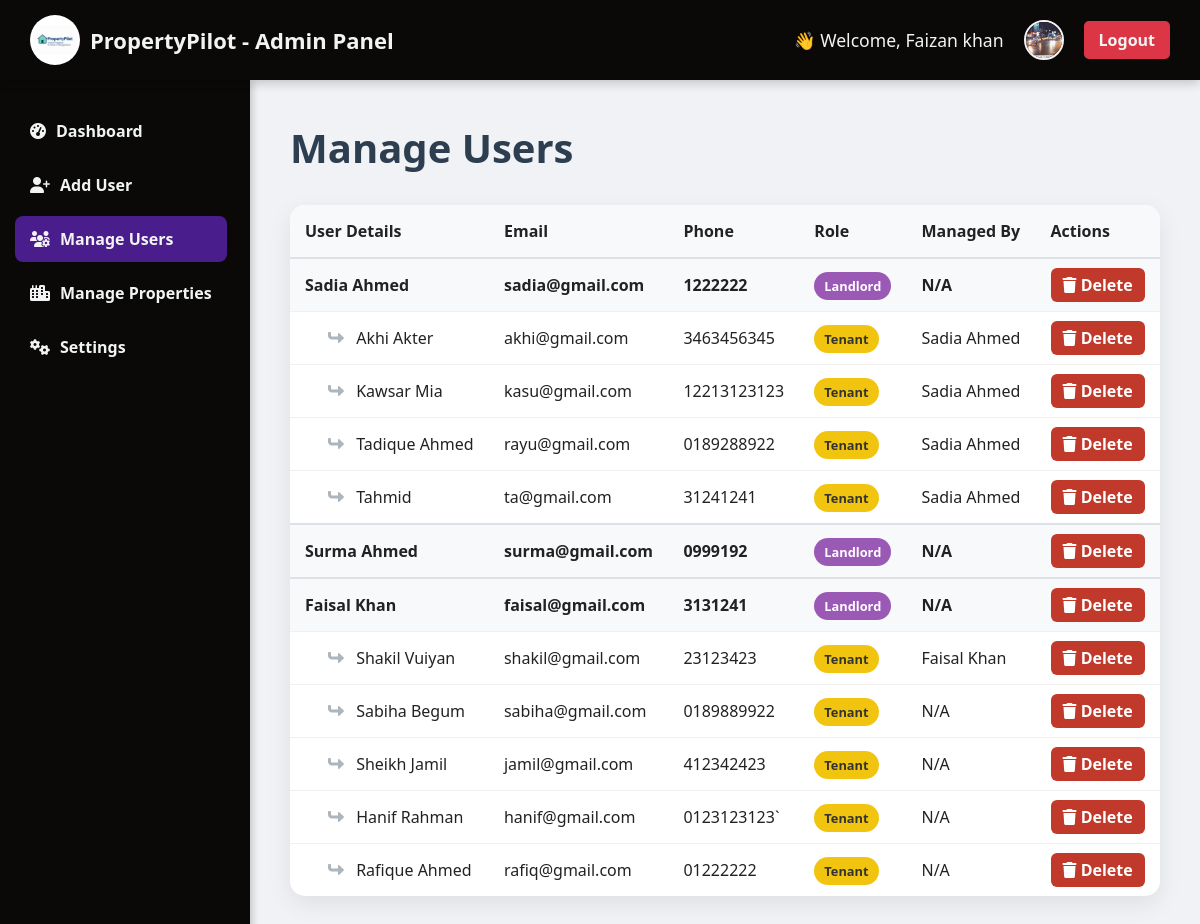
Page /admin_manage_users.php (signed in) on the committed database.
### tables this page shows
CREATE TABLE `users` (
  `id` int(11) NOT NULL,
  `fullName` varchar(100) NOT NULL,
  `email` varchar(100) NOT NULL,
  `phoneNumber` varchar(20) DEFAULT NULL,
  `password` varchar(255) NOT NULL,
  `profilePhoto` varchar(255) DEFAULT NULL,
  `nationalId` varchar(50) NOT NULL,
  `userRole` enum('landlord','tenant','admin') NOT NULL,
  `created_at` timestamp NOT NULL DEFAULT current_timestamp()
);

CREATE TABLE `addtenants` (
  `tenant_id` int(11) NOT NULL,
  `landlord_id` int(11) DEFAULT NULL,
  `name` varchar(100) NOT NULL,
  `apartment_no` varchar(50) NOT NULL,
  `monthly_rent` decimal(10,2) NOT NULL,
  `family_members` int(11) DEFAULT NULL,
  `additional_info` text DEFAULT NULL
);

### admin_manage_users.php (the view, shortened to what this page needs)
<?php
$admin_id = $_SESSION['user_id'];
$fullName = $_SESSION['fullName'] ?? 'Admin';
$profilePhoto = $_SESSION['profilePhoto'] ?? "default-avatar.png";
$conn = new mysqli("localhost", "root", "", "property");
$users = [];
$query = "
    SELECT
        u.id,
        u.fullName,
        u.email,
        u.phoneNumber,
        u.userRole,
        u.created_at,
        landlord.fullName AS landlord_name,
        at.landlord_id
    FROM
        users u
    LEFT JOIN
        addtenants at ON u.id = at.tenant_id
    LEFT JOIN
        users landlord ON at.landlord_id = landlord.id
    WHERE
        u.userRole != 'admin'
    ORDER BY
        -- Group landlords and their tenants together
        COALESCE(at.landlord_id, u.id),
        -- Make landlords appear before their tenants
        CASE
            WHEN u.userRole = 'landlord' THEN 1
            ELSE 2
        END,
        u.fullName
";
$result = $conn->query($query);
while ($row = $result->fetch_assoc()) {
    $users[] = $row;
}
?>
<!DOCTYPE html>
<html lang="en">
<head>
    <link rel="stylesheet" href="https://cdnjs.cloudflare.com/ajax/libs/font-awesome/6.4.0/css/all.min.css">
</head>
<body>
    <header class="main-top-navbar">
        <div class="brand">
            <img src="image/logo.png" alt="PropertyPilot Logo" />
            PropertyPilot - Admin Panel
        </div>
        <div class="top-right-user-info">
            <span class="welcome-greeting">👋 Welcome, <?php echo htmlspecialchars($fullName); ?></span>
            <img class="user-photo" src="<?php echo htmlspecialchars($profilePhoto); ?>" alt="Profile Photo">
            <a href="logout.php" class="logout-btn">Logout</a>
        </div>
    </header>
    <div class="dashboard-content-wrapper">
        <nav class="vertical-sidebar">
            <div class="nav-links">
                <a href="admin_dashboard.php"><i class="fas fa-tachometer-alt"></i> Dashboard</a>
                <a href="admin_add_user.php"><i class="fas fa-user-plus"></i> Add User</a>
                <a href="admin_manage_users.php" class="active"><i class="fas fa-users-cog"></i> Manage Users</a>
                <a href="admin_properties.php"><i class="fas fa-city"></i> Manage Properties</a>
                <a href="admin_settings.php"><i class="fas fa-cogs"></i> Settings</a>
            </div>
        </nav>
        <main>
            <div class="page-header">
                <h1>Manage Users</h1>
            </div>
            <div class="table-container">
                <table>
                    <thead>
                        <tr>
                            <th>User Details</th>
                            <th>Email</th>
                            <th>Phone</th>
                            <th>Role</th>
                            <th>Managed By</th>
                            <th>Actions</th>
                        </tr>
                    </thead>
                    <tbody>
                        <?php if (empty($users)): ?>
                            <tr><td colspan="6" style="text-align: center; padding: 20px;">No landlords or tenants found.</td></tr>
                        <?php else: ?>
                            <?php foreach ($users as $user): ?>
                            <tr class="<?php if($user['userRole'] === 'landlord') echo 'landlord-row'; else echo 'tenant-row'; ?>">
                                <td>
                                    <?php if($user['userRole'] === 'tenant'): ?>
                                        <i class="fas fa-level-up-alt"></i>
                                    <?php endif; ?>
                                    <?php echo htmlspecialchars($user['fullName']); ?>
                                </td>
                                <td><?php echo htmlspecialchars($user['email']); ?></td>
                                <td><?php echo htmlspecialchars($user['phoneNumber']); ?></td>
                                <td><span class="role-badge role-<?php echo strtolower($user['userRole']); ?>"><?php echo htmlspecialchars($user['userRole']); ?></span></td>
                                <td><?php echo htmlspecialchars($user['landlord_name'] ?? 'N/A'); ?></td>
                                <td>
                                    <a href="admin_manage_users.php?delete_id=<?php echo $user['id']; ?>"
                                       class="action-btn btn-delete"
                                       onclick="return confirm('Are you sure you want to delete this user? This action cannot be undone.');"
                                       <?php if ($user['id'] === $admin_id) echo 'disabled title="Cannot delete self"'; ?>>
                                       <i class="fas fa-trash"></i> Delete
                                    </a>
                                </td>
                            </tr>
                            <?php endforeach; ?>
                        <?php endif; ?>
                    </tbody>
                </table>
            </div>
        </main>
    </div>
</body>
</html>

### rows in the picture
users: fullName "Sadia Ahmed", email "sadia@gmail.com", phoneNumber "1222222", userRole "Landlord", landlord_name "N/A"
addtenants: tenant_id.fullName "Akhi Akter", tenant_id.email "akhi@gmail.com", tenant_id.phoneNumber "3463456345", tenant_id.userRole "Tenant", users.fullName "Sadia Ahmed"
addtenants: tenant_id.fullName "Kawsar Mia", tenant_id.email "kasu@gmail.com", tenant_id.phoneNumber "12213123123", tenant_id.userRole "Tenant", users.fullName "Sadia Ahmed"
addtenants: tenant_id.fullName "Tadique Ahmed", tenant_id.email "rayu@gmail.com", tenant_id.phoneNumber "0189288922", tenant_id.userRole "Tenant", users.fullName "Sadia Ahmed"
addtenants: tenant_id.fullName "Tahmid", tenant_id.email "ta@gmail.com", tenant_id.phoneNumber "31241241", tenant_id.userRole "Tenant", users.fullName "Sadia Ahmed"
users: fullName "Surma Ahmed", email "surma@gmail.com", phoneNumber "0999192", userRole "Landlord", landlord_name "N/A"
users: fullName "Faisal Khan", email "faisal@gmail.com", phoneNumber "3131241", userRole "Landlord", landlord_name "N/A"
addtenants: tenant_id.fullName "Shakil Vuiyan", tenant_id.email "shakil@gmail.com", tenant_id.phoneNumber "23123423", tenant_id.userRole "Tenant", users.fullName "Faisal Khan"
users: fullName "Sabiha Begum", email "sabiha@gmail.com", phoneNumber "0189889922", userRole "Tenant", landlord_name "N/A"
users: fullName "Sheikh Jamil", email "jamil@gmail.com", phoneNumber "412342423", userRole "Tenant", landlord_name "N/A"
users: fullName "Hanif Rahman", email "hanif@gmail.com", phoneNumber "0123123123`", userRole "Tenant", landlord_name "N/A"
users: fullName "Rafique Ahmed", email "rafiq@gmail.com", phoneNumber "01222222", userRole "Tenant", landlord_name "N/A"

### other values in the picture
$fullName "Faizan khan"
